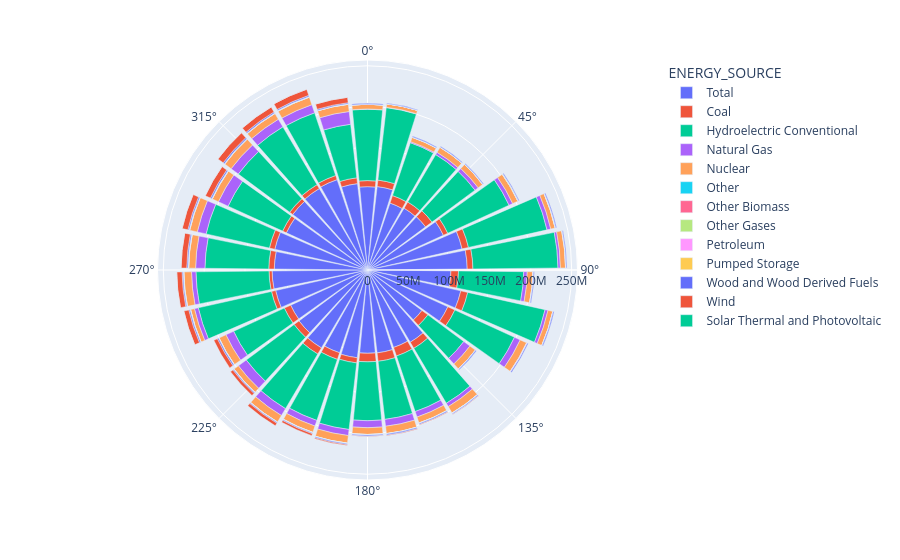

The notebook cell saved with this chart:
### Markdown cell above
---

### Plotting with Plotly

The plotly libary is an incredible tool that really expands the possibilities of the kinds of charts we can make.

Explore the myriad of examples [here](https://plotly.com/python/).

Let's see what we can do with a "Wind Rose Chart", which is essentially a circular bar chart.

### Code cell
import plotly.express as px

# First we assign every year with an angle between 0 and 360 degrees.

year_min = energy_WA["YEAR"].min()
year_max = energy_WA["YEAR"].max()
year_diff = year_max-year_min

energy_WA['YEAR_ANGLE'] = (energy_WA["YEAR"]-year_min)*360/(year_diff+1)

# And now we use bar_polar

fig = px.bar_polar(energy_WA, r="GENERATION_MWh", theta="YEAR_ANGLE",   
                    color="ENERGY_SOURCE")
fig.show()

### Figure 1 — Plotly figure (JSON) as saved in the notebook; plotly's stock layout.template omitted (floating-point values rounded to 4 significant figures)
{"data": [{"hovertemplate": "ENERGY_SOURCE=Total<br>GENERATION_MWh=%{r}<br>YEAR_ANGLE=%{theta}<extra></extra>", "legendgroup": "Total", "marker": {"color": "#636efa", "pattern": {"shape": ""}}, "name": "Total", "r": [102071533, 102870562, 86482429, 87995776, 88586476, 102197586, 118658132, 122126167, 102158508, 117084018, 108236880, 83048669, 102765048, 100094691, 102165052, 101965850, 108203155, 106990217, 110828451, 104470133, 103472729, 115262601, 116835473, 114172916, 116334363, 109287458, 114086582, 115912078, 116756729, 106463608], "showlegend": true, "subplot": "polar", "theta": [0.0, 12.0, 24.0, 36.0, 48.0, 60.0, 72.0, 84.0, 96.0, 108.0, 120.0, 132.0, 144.0, 156.0, 168.0, 180.0, 192.0, 204.0, 216.0, 228.0, 240.0, 252.0, 264.0, 276.0, 288.0, 300.0, 312.0, 324.0, 336.0, 348.0], "type": "barpolar"}, {"hovertemplate": "ENERGY_SOURCE=Coal<br>GENERATION_MWh=%{r}<br>YEAR_ANGLE=%{theta}<extra></extra>", "legendgroup": "Coal", "marker": {"color": "#EF553B", "pattern": {"shape": ""}}, "name": "Coal", "r": [7390279, 7944779, 9658148, 8835079, 9831332, 5902945, 8067127, 6990519, 9312205, 8692479, 9444564, 9082358, 8660805, 11089796, 10409331, 10494407, 6372823, 8556816, 8761644, 7477773, 8526933, 5228585, 3762957, 6740425, 6719928, 5051915, 4601726, 5489504, 5382866, 7170102], "showlegend": true, "subplot": "polar", "theta": [0.0, 12.0, 24.0, 36.0, 48.0, 60.0, 72.0, 84.0, 96.0, 108.0, 120.0, 132.0, 144.0, 156.0, 168.0, 180.0, 192.0, 204.0, 216.0, 228.0, 240.0, 252.0, 264.0, 276.0, 288.0, 300.0, 312.0, 324.0, 336.0, 348.0], "type": "barpolar"}, {"hovertemplate": "ENERGY_SOURCE=Hydroelectric Conventional<br>GENERATION_MWh=%{r}<br>YEAR_ANGLE=%{theta}<extra></extra>", "legendgroup": "Hydroelectric Conventional", "marker": {"color": "#00cc96", "pattern": {"shape": ""}}, "name": "Hydroelectric Conventional", "r": [87466708, 89342397, 68324659, 67312383, 65575487, 82500153, 98517855, 104170551, 79814652, 96989382, 80262889, 54733895, 78166664, 71756783, 71575700, 72074649, 82007629, 78829195, 77636758, 72932704, 68288383, 91817702, 89464355, 78155087, 79463144, 73404916, 78345809, 82182855, 80883377, 66018323], "showlegend": true, "subplot": "polar", "theta": [0.0, 12.0, 24.0, 36.0, 48.0, 60.0, 72.0, 84.0, 96.0, 108.0, 120.0, 132.0, 144.0, 156.0, 168.0, 180.0, 192.0, 204.0, 216.0, 228.0, 240.0, 252.0, 264.0, 276.0, 288.0, 300.0, 312.0, 324.0, 336.0, 348.0], "type": "barpolar"}, {"hovertemplate": "ENERGY_SOURCE=Natural Gas<br>GENERATION_MWh=%{r}<br>YEAR_ANGLE=%{theta}<extra></extra>", "legendgroup": "Natural Gas", "marker": {"color": "#ab63fa", "pattern": {"shape": ""}}, "name": "Natural Gas", "r": [288058, 460424, 1273763, 3197945, 4820582, 4889604, 4707267, 2961661, 4346349, 3707237, 7700226, 9374245, 4719311, 7082605, 8468800, 8578546, 7495410, 7287394, 9809354, 11971141, 10359235, 4849507, 5437593, 11424310, 11058815, 13045927, 10982195, 10849269, 10535078, 15728673], "showlegend": true, "subplot": "polar", "theta": [0.0, 12.0, 24.0, 36.0, 48.0, 60.0, 72.0, 84.0, 96.0, 108.0, 120.0, 132.0, 144.0, 156.0, 168.0, 180.0, 192.0, 204.0, 216.0, 228.0, 240.0, 252.0, 264.0, 276.0, 288.0, 300.0, 312.0, 324.0, 336.0, 348.0], "type": "barpolar"}, {"hovertemplate": "ENERGY_SOURCE=Nuclear<br>GENERATION_MWh=%{r}<br>YEAR_ANGLE=%{theta}<extra></extra>", "legendgroup": "Nuclear", "marker": {"color": "#FFA15A", "pattern": {"shape": ""}}, "name": "Nuclear", "r": [5742027, 4229868, 5692379, 7134966, 6739749, 6941878, 5588000, 6244135, 6916065, 6085893, 8605232, 8250429, 9048475, 7614708, 8981583, 8242273, 9328277, 8108560, 9269639, 6634014, 9241133, 4806278, 9333709, 8460890, 9497321, 8160912, 9625622, 8128259, 9708441, 8866499], "showlegend": true, "subplot": "polar", "theta": [0.0, 12.0, 24.0, 36.0, 48.0, 60.0, 72.0, 84.0, 96.0, 108.0, 120.0, 132.0, 144.0, 156.0, 168.0, 180.0, 192.0, 204.0, 216.0, 228.0, 240.0, 252.0, 264.0, 276.0, 288.0, 300.0, 312.0, 324.0, 336.0, 348.0], "type": "barpolar"}, {"hovertemplate": "ENERGY_SOURCE=Other<br>GENERATION_MWh=%{r}<br>YEAR_ANGLE=%{theta}<extra></extra>", "legendgroup": "Other", "marker": {"color": "#19d3f3", "pattern": {"shape": ""}}, "name": "Other", "r": [3750, 3, 1, 7, 31282, 179, 1952, 1541, 44, 66052, 64219, 56007, 66864, 64822, 62185, 62370, 56377, 58956, 62259, 159915, 146910, 129103, 131267, 99715, 59751, 55942, 59265, 66195], "showlegend": true, "subplot": "polar", "theta": [0.0, 12.0, 24.0, 36.0, 48.0, 60.0, 72.0, 96.0, 108.0, 132.0, 144.0, 156.0, 168.0, 180.0, 192.0, 204.0, 216.0, 228.0, 240.0, 252.0, 264.0, 276.0, 288.0, 300.0, 312.0, 324.0, 336.0, 348.0], "type": "barpolar"}, {"hovertemplate": "ENERGY_SOURCE=Other Biomass<br>GENERATION_MWh=%{r}<br>YEAR_ANGLE=%{theta}<extra></extra>", "legendgroup": "Other Biomass", "marker": {"color": "#FF6692", "pattern": {"shape": ""}}, "name": "Other Biomass", "r": [6499, 46633, 172810, 214990, 224804, 197288, 167369, 222483, 211461, 206823, 250667, 156236, 181440, 181898, 185445, 190390, 184014, 176351, 167881, 167023, 196370, 168872, 238989, 283904, 313080, 298948, 299322, 327973, 231707, 111333], "showlegend": true, "subplot": "polar", "theta": [0.0, 12.0, 24.0, 36.0, 48.0, 60.0, 72.0, 84.0, 96.0, 108.0, 120.0, 132.0, 144.0, 156.0, 168.0, 180.0, 192.0, 204.0, 216.0, 228.0, 240.0, 252.0, 264.0, 276.0, 288.0, 300.0, 312.0, 324.0, 336.0, 348.0], "type": "barpolar"}, {"hovertemplate": "ENERGY_SOURCE=Other Gases<br>GENERATION_MWh=%{r}<br>YEAR_ANGLE=%{theta}<extra></extra>", "legendgroup": "Other Gases", "marker": {"color": "#B6E880", "pattern": {"shape": ""}}, "name": "Other Gases", "r": [8460, 97467, 234023, 222852, 299161, 550836, 300221, 290495, 348881, 221354, 247892, 312638, 303188, 275284, 321724, 348649, 333773, 272339, 244888, 292019, 297208, 405337, 409786, 336932, 395004, 401642, 355925, 430840, 322190], "showlegend": true, "subplot": "polar", "theta": [0.0, 12.0, 24.0, 36.0, 48.0, 60.0, 72.0, 84.0, 96.0, 108.0, 120.0, 144.0, 156.0, 168.0, 180.0, 192.0, 204.0, 216.0, 228.0, 240.0, 252.0, 264.0, 276.0, 288.0, 300.0, 312.0, 324.0, 336.0, 348.0], "type": "barpolar"}, {"hovertemplate": "ENERGY_SOURCE=Petroleum<br>GENERATION_MWh=%{r}<br>YEAR_ANGLE=%{theta}<extra></extra>", "legendgroup": "Petroleum", "marker": {"color": "#FF97FF", "pattern": {"shape": ""}}, "name": "Petroleum", "r": [42981, 31164, 25745, 59434, 45419, 178915, 187236, 228589, 87043, 51495, 484512, 320359, 73302, 66591, 85884, 67295, 38230, 37042, 35189, 53604, 32476, 37147, 26713, 24363, 23541, 21671, 22018, 23117, 23656, 19860], "showlegend": true, "subplot": "polar", "theta": [0.0, 12.0, 24.0, 36.0, 48.0, 60.0, 72.0, 84.0, 96.0, 108.0, 120.0, 132.0, 144.0, 156.0, 168.0, 180.0, 192.0, 204.0, 216.0, 228.0, 240.0, 252.0, 264.0, 276.0, 288.0, 300.0, 312.0, 324.0, 336.0, 348.0], "type": "barpolar"}, {"hovertemplate": "ENERGY_SOURCE=Pumped Storage<br>GENERATION_MWh=%{r}<br>YEAR_ANGLE=%{theta}<extra></extra>", "legendgroup": "Pumped Storage", "marker": {"color": "#FECB52", "pattern": {"shape": ""}}, "name": "Pumped Storage", "r": [0, 0, 0, 0, 0, 0, 0, 0, 0, 0, 0, -4532, -3293, -9818, 8473, 47099, 44512, 48713, 52383, 53328, 51916, 43551, 7188, -4753, 40021, -2318, 2995, 28237, 8538], "showlegend": true, "subplot": "polar", "theta": [0.0, 12.0, 24.0, 36.0, 48.0, 60.0, 72.0, 84.0, 96.0, 108.0, 120.0, 144.0, 156.0, 168.0, 180.0, 192.0, 204.0, 216.0, 228.0, 240.0, 252.0, 264.0, 276.0, 288.0, 300.0, 312.0, 324.0, 336.0, 348.0], "type": "barpolar"}, {"hovertemplate": "ENERGY_SOURCE=Wood and Wood Derived Fuels<br>GENERATION_MWh=%{r}<br>YEAR_ANGLE=%{theta}<extra></extra>", "legendgroup": "Wood and Wood Derived Fuels", "marker": {"color": "#636efa", "pattern": {"shape": ""}}, "name": "Wood and Wood Derived Fuels", "r": [1122771, 717827, 1100901, 1018120, 1018660, 1035788, 1121105, 1017734, 1120311, 1129311, 1240898, 1065095, 1126145, 1342733, 1389403, 1424802, 1281189, 1116380, 1113073, 1305162, 1675915, 1582250, 1374801, 1532734, 1526564, 1692254, 1708240, 1570604, 1571472, 1430907], "showlegend": true, "subplot": "polar", "theta": [0.0, 12.0, 24.0, 36.0, 48.0, 60.0, 72.0, 84.0, 96.0, 108.0, 120.0, 132.0, 144.0, 156.0, 168.0, 180.0, 192.0, 204.0, 216.0, 228.0, 240.0, 252.0, 264.0, 276.0, 288.0, 300.0, 312.0, 324.0, 336.0, 348.0], "type": "barpolar"}, {"hovertemplate": "ENERGY_SOURCE=Wind<br>GENERATION_MWh=%{r}<br>YEAR_ANGLE=%{theta}<extra></extra>", "legendgroup": "Wind", "marker": {"color": "#EF553B", "pattern": {"shape": ""}}, "name": "Wind", "r": [416581, 603674, 736576, 498470, 1037651, 2437823, 3657484, 3572486, 4744679, 6262380, 6599766, 7004365, 7267794, 7075385, 8041847, 6925155, 7900094, 6677261], "showlegend": true, "subplot": "polar", "theta": [144.0, 156.0, 168.0, 180.0, 192.0, 204.0, 216.0, 228.0, 240.0, 252.0, 264.0, 276.0, 288.0, 300.0, 312.0, 324.0, 336.0, 348.0], "type": "barpolar"}, {"hovertemplate": "ENERGY_SOURCE=Solar Thermal and Photovoltaic<br>GENERATION_MWh=%{r}<br>YEAR_ANGLE=%{theta}<extra></extra>", "legendgroup": "Solar Thermal and Photovoltaic", "marker": {"color": "#00cc96", "pattern": {"shape": ""}}, "name": "Solar Thermal and Photovoltaic", "r": [0, 0, 0, 840, 794, 762, 729, 790, 727, 481, 1695, 43728], "showlegend": true, "subplot": "polar", "theta": [216.0, 228.0, 240.0, 252.0, 264.0, 276.0, 288.0, 300.0, 312.0, 324.0, 336.0, 348.0], "type": "barpolar"}], "layout": {"barmode": "relative", "legend": {"title": {"text": "ENERGY_SOURCE"}, "tracegroupgap": 0}, "margin": {"t": 60}, "polar": {"angularaxis": {"direction": "clockwise", "rotation": 90}, "domain": {"x": [0, 1], "y": [0, 1]}}}}
